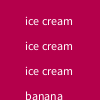
Frame 1 (no input)
Frame 60 (the mouse pressed at the canvas centre just before this capture): identical to frame 1, image omitted
Frame 120 (the mouse held since frame 60 and released just before this capture): identical to frame 1, image omitted

The Processing sketch that drew this single still picture (run headless with seeded random() and noise(); from frame 60 on, the mouse is pressed at the canvas centre):

// Processing sketch: banana_split
// ── banana_split.pde
int b = 25;

void setup(){
  background(180,0,75);
  for(int i = 0; i<3; i ++){
  text("ice cream",25, b);
  b+=25;
  
  }
  text("banana", 25, 100);
}
void draw(){
  
}
